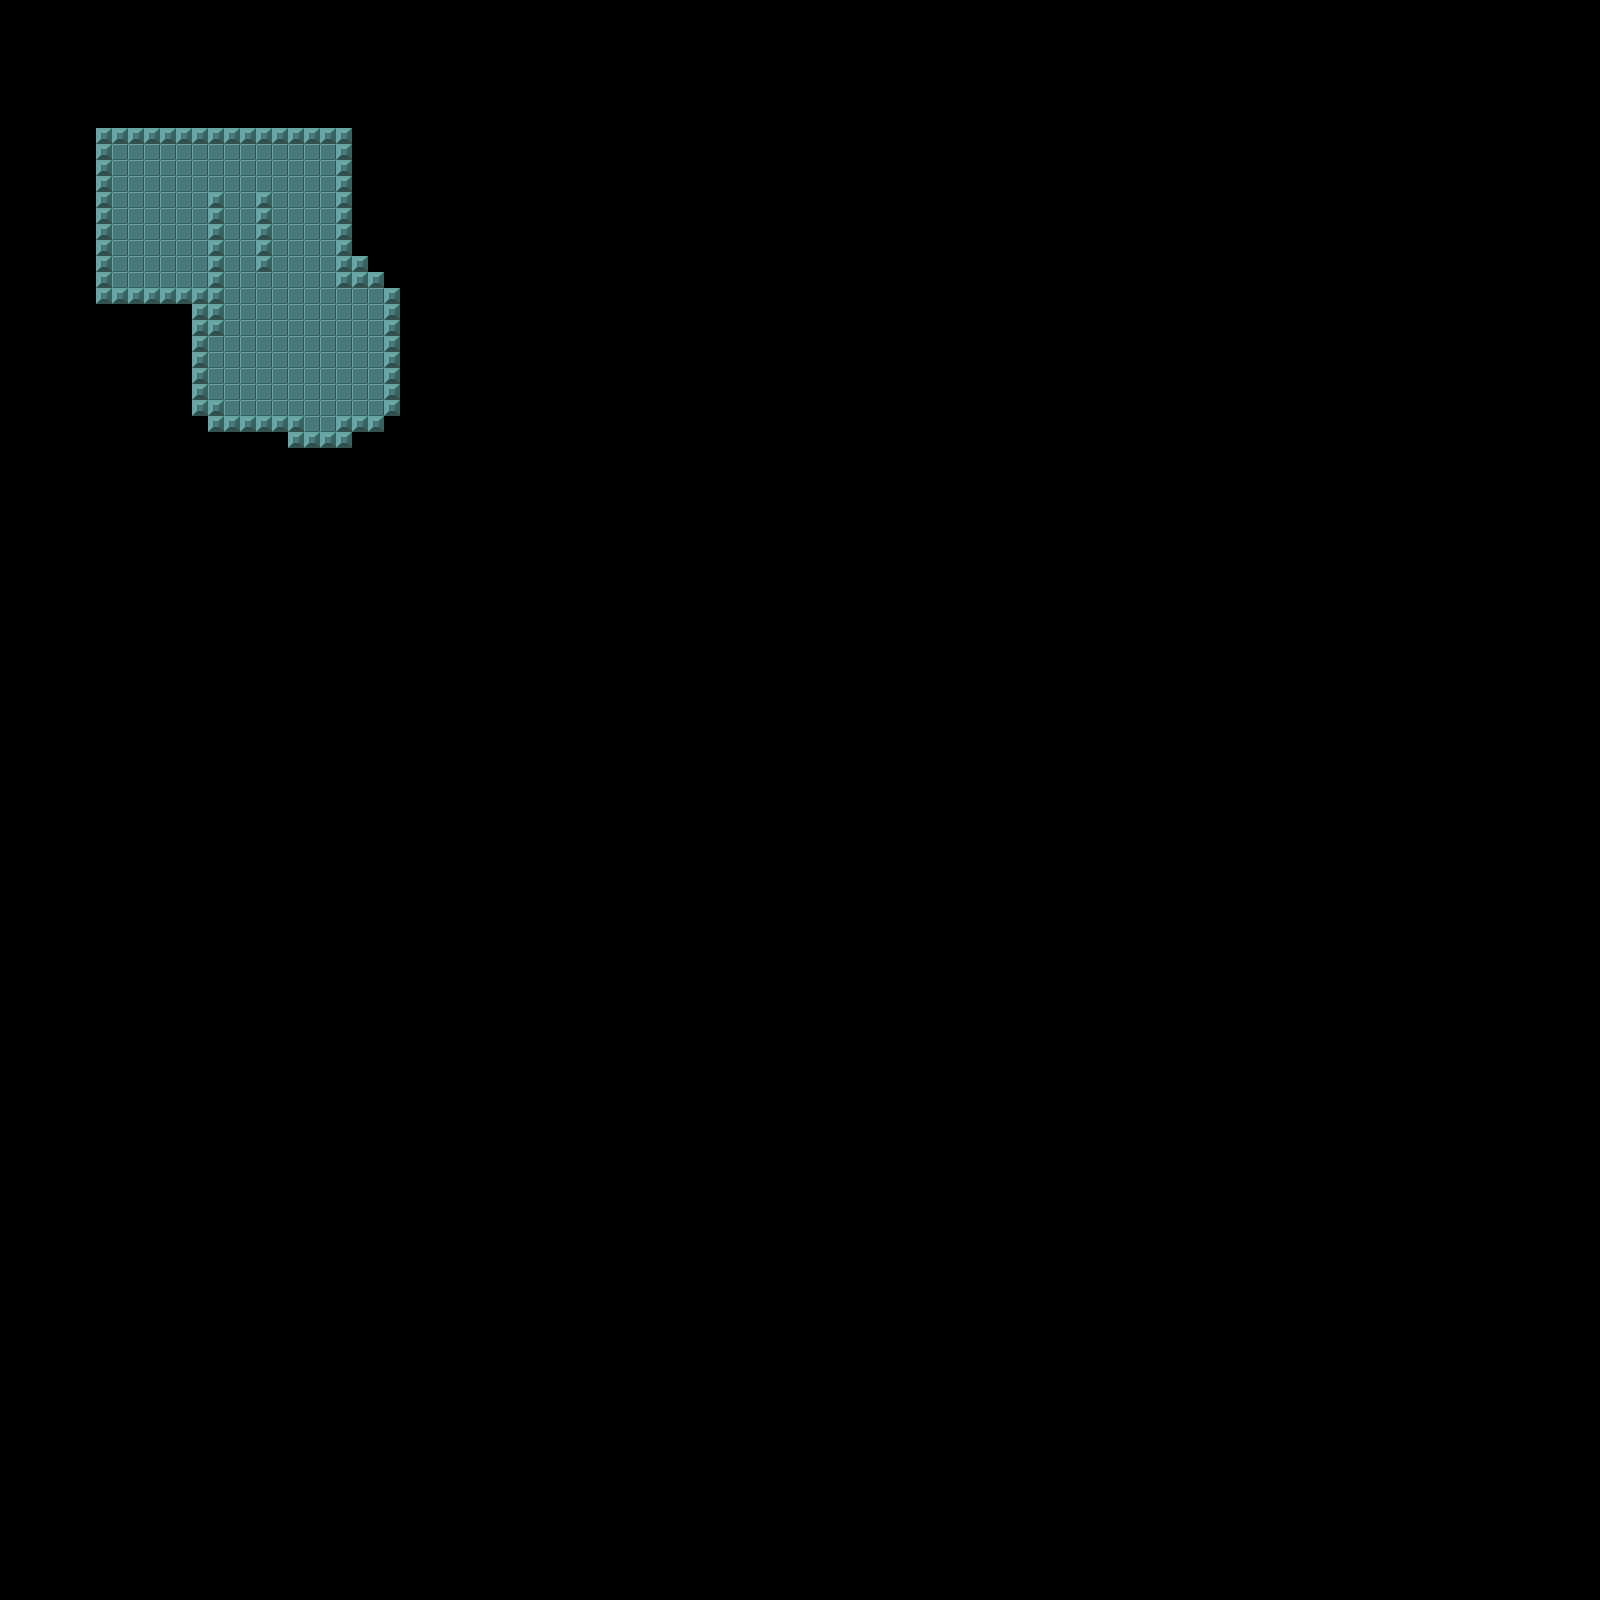

Rendered tile map (Tiled .tmx) drawn with the repository's tilesets; below, a short description and the map source with its tile grids summarised:
An orthogonal 100x100 tile map with 16x16 px tiles, 1 tile layer (walls) and 15 objects (14x coin, player).

<map version="1.0" orientation="orthogonal" renderorder="right-down" width="100" height="100" tilewidth="16" tileheight="16" nextobjectid="25">
 <tileset firstgid="1" name="concrete" tilewidth="16" tileheight="16" tilecount="3" columns="3">
  <image source="../images/tiles.png" width="48" height="16" />
 </tileset>
 <layer name="walls" width="100" height="100">
  <data>[10000 cells, 288 non-empty, 2 distinct tile ids]</data>
 </layer>
 <objectgroup name="entities" offsetx="1" offsety="19">
  <object id="6" name="player" type="player" gid="3" x="231" y="232" width="16" height="16" />
  <object id="9" name="coin" type="coin" gid="3" x="251" y="370" width="16" height="16" />
  <object id="10" name="coin" type="coin" gid="3" x="291" y="367" width="16" height="16" />
  <object id="11" name="coin" type="coin" gid="3" x="328" y="366" width="16" height="16" />
  <object id="12" name="coin" type="coin" gid="3" x="337" y="344" width="16" height="16" />
  <object id="13" name="coin" type="coin" gid="3" x="293" y="339" width="16" height="16" />
  <object id="14" name="coin" type="coin" gid="3" x="248" y="340" width="16" height="16" />
  <object id="15" name="coin" type="coin" gid="3" x="247" y="310" width="16" height="16" />
  <object id="16" name="coin" type="coin" gid="3" x="277" y="308" width="16" height="16" />
  <object id="17" name="coin" type="coin" gid="3" x="303" y="308" width="16" height="16" />
  <object id="18" name="coin" type="coin" gid="3" x="328" y="308" width="16" height="16" />
  <object id="19" name="coin" type="coin" gid="3" x="324" y="393" width="16" height="16" />
  <object id="20" name="coin" type="coin" gid="3" x="302" y="396" width="16" height="16" />
  <object id="21" name="coin" type="coin" gid="3" x="281" y="396" width="16" height="16" />
  <object id="22" name="coin" type="coin" gid="3" x="250" y="396" width="16" height="16" />
 </objectgroup>
</map>
